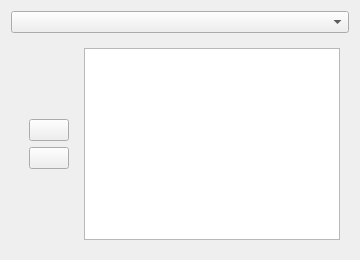
     <widget class="QWidget" name="polygon_layer_tab">
      <property name="enabled">
       <bool>true</bool>
      </property>
      <attribute name="title">
       <string>Polygon layer</string>
      </attribute>
      <layout class="QGridLayout" name="gridLayout_6">
       <item row="0" column="0">
        <widget class="QgsMapLayerComboBox" name="layer_input">
         <property name="toolTip">
          <string>&lt;html&gt;&lt;head/&gt;&lt;body&gt;&lt;p&gt;Select Polygon / MultiPolygon layers to query with.&lt;/p&gt;&lt;/body&gt;&lt;/html&gt;</string>
         </property>
        </widget>
       </item>
       <item row="1" column="0">
        <widget class="QWidget" name="widget_5" native="true">
         <property name="sizePolicy">
          <sizepolicy hsizetype="Preferred" vsizetype="Fixed">
           <horstretch>0</horstretch>
           <verstretch>0</verstretch>
          </sizepolicy>
         </property>
         <property name="autoFillBackground">
          <bool>false</bool>
         </property>
         <layout class="QGridLayout" name="gridLayout_3">
          <item row="0" column="1">
           <widget class="QListWidget" name="layer_list">
            <property name="sizePolicy">
             <sizepolicy hsizetype="Preferred" vsizetype="Fixed">
              <horstretch>0</horstretch>
              <verstretch>0</verstretch>
             </sizepolicy>
            </property>
            <property name="minimumSize">
             <size>
              <width>0</width>
              <height>0</height>
             </size>
            </property>
            <property name="maximumSize">
             <size>
              <width>16777215</width>
              <height>16777215</height>
             </size>
            </property>
            <property name="toolTip">
             <string>Select layers from your layer list!</string>
            </property>
            <property name="frameShadow">
             <enum>QFrame::Sunken</enum>
            </property>
            <property name="selectionMode">
             <enum>QAbstractItemView::MultiSelection</enum>
            </property>
            <property name="resizeMode">
             <enum>QListView::Fixed</enum>
            </property>
           </widget>
          </item>
          <item row="0" column="0">
           <widget class="QWidget" name="widget_8" native="true">
            <property name="sizePolicy">
             <sizepolicy hsizetype="Fixed" vsizetype="Fixed">
              <horstretch>0</horstretch>
              <verstretch>0</verstretch>
             </sizepolicy>
            </property>
            <layout class="QGridLayout" name="gridLayout_9">
             <item row="1" column="0">
              <widget class="QPushButton" name="layer_list_remove">
               <property name="sizePolicy">
                <sizepolicy hsizetype="Fixed" vsizetype="Fixed">
                 <horstretch>0</horstretch>
                 <verstretch>0</verstretch>
                </sizepolicy>
               </property>
               <property name="toolTip">
                <string>&lt;html&gt;&lt;head/&gt;&lt;body&gt;&lt;p&gt;If layers are selected in the list, only these will be deleted.&lt;/p&gt;&lt;/body&gt;&lt;/html&gt;</string>
               </property>
               <property name="text">
                <string/>
               </property>
               <property name="icon">
                <iconset resource="resources.qrc">
                 <normaloff>:/plugins/ohsomeTools/img/icon_clear.png</normaloff>:/plugins/ohsomeTools/img/icon_clear.png</iconset>
               </property>
              </widget>
             </item>
             <item row="0" column="0">
              <widget class="QPushButton" name="layer_list_add">
               <property name="sizePolicy">
                <sizepolicy hsizetype="Fixed" vsizetype="Fixed">
                 <horstretch>0</horstretch>
                 <verstretch>0</verstretch>
                </sizepolicy>
               </property>
               <property name="toolTip">
                <string>&lt;html&gt;&lt;head/&gt;&lt;body&gt;&lt;p&gt;Add layers interactively from your layer list.&lt;/p&gt;&lt;/body&gt;&lt;/html&gt;</string>
               </property>
               <property name="text">
                <string/>
               </property>
               <property name="icon">
                <iconset resource="resources.qrc">
                 <normaloff>:/plugins/ohsomeTools/img/icon_add.png</normaloff>:/plugins/ohsomeTools/img/icon_add.png</iconset>
               </property>
              </widget>
             </item>
            </layout>
           </widget>
          </item>
         </layout>
        </widget>
       </item>
      </layout>
     </widget>
